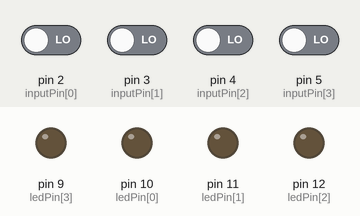
Recording of a sketch running on a simulated Arduino Uno, built with avr-gcc and run on an emulated ATmega328P. On the bench: output pins drawn as LEDs (lit = HIGH). The inputs (shaded band) are chosen by the test bench; at power-on: pin 2 (inputPin[0]), pin 3 (inputPin[1]), pin 4 (inputPin[2]), pin 5 (inputPin[3]) LOW.

Above: at 1.2 s.
1.3 s: pin 2 (inputPin[0]) driven HIGH
At 1.7 s:
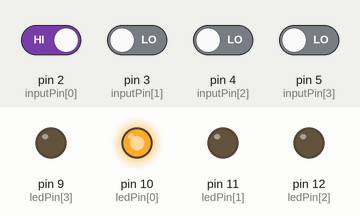
2.8 s: pin 3 (inputPin[1]) driven HIGH
At 4.0 s:
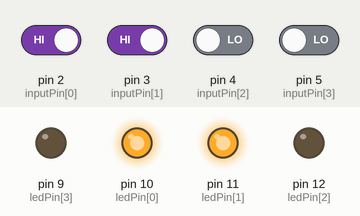
4.3 s: pin 4 (inputPin[2]) driven HIGH
At 5.2 s:
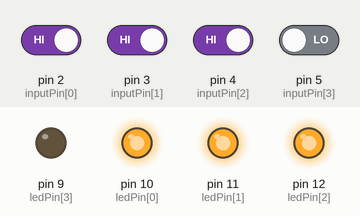
5.8 s: pin 5 (inputPin[3]) driven HIGH
At 6.3 s:
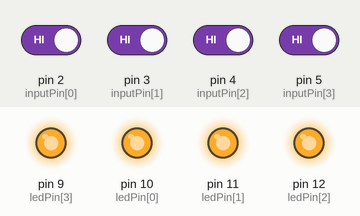
7.3 s: pin 2 (inputPin[0]) driven LOW
At 8.5 s:
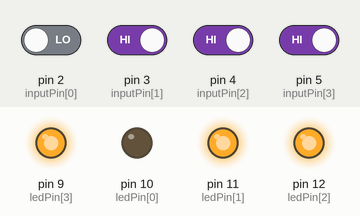
8.8 s: pin 3 (inputPin[1]) driven LOW
At 9.8 s:
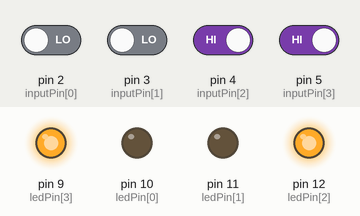
Timing chart, 0 to 11.3 s (numbered marks = the images above; inputs shaded):
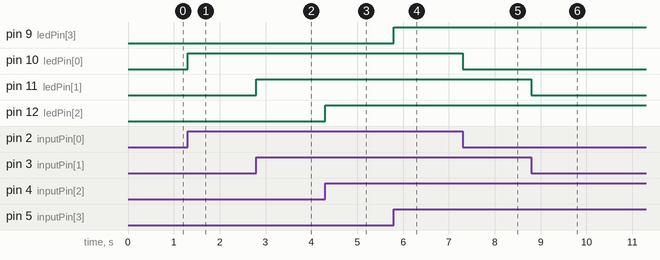

Measured:
- after the input at 1.3 s, pin 10 (ledPin[0]): LOW → HIGH at once
- after the input at 2.8 s, pin 11 (ledPin[1]): LOW → HIGH at once
- after the input at 4.3 s, pin 12 (ledPin[2]): LOW → HIGH at once
- after the input at 5.8 s, pin 9 (ledPin[3]): LOW → HIGH at once
- after the input at 7.3 s, pin 10 (ledPin[0]): HIGH → LOW at once
- after the input at 8.8 s, pin 11 (ledPin[1]): HIGH → LOW at once

The sketch:

Percobaan_2.ino
```cpp
//Praktikum 2
//Percobaan 2

unsigned int inputPin[] = {2,3,4,5};//variable array

//menamai pin dengan cara variabel array
unsigned int ledPin[] = {10,11,12,9};

void setup()
{
  //set pin sebagai input dengan menggunakan for dan array
  for (int indeks = 0; indeks < 4; indeks++)
  {
    pinMode(ledPin[indeks], OUTPUT);
    pinMode(inputPin[indeks], INPUT);
  }
}

void loop()
{
  for (int indeks = 0; indeks < 4; indeks++)
  {
    int val = digitalRead(inputPin[indeks]);//baca nilai input
    if (val == HIGH)//cek push button ditekan
    {
      //push button ditekan led on
      digitalWrite(ledPin[indeks], HIGH);
    }
    else
    {
     //led off
     digitalWrite(ledPin[indeks], LOW);
    }
  }
}
```
